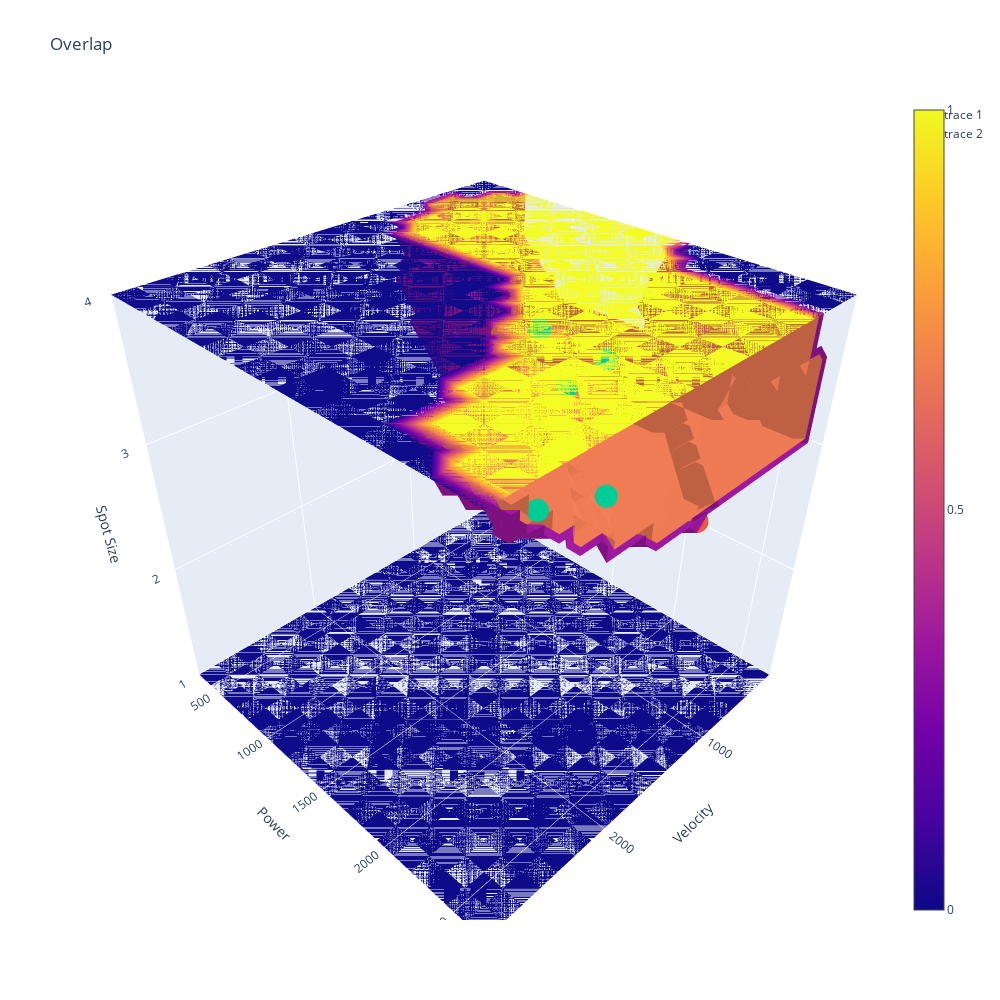

Notebook code for this chart:
### Code cell
import plotly.graph_objects as go
import plotly.express as px
'''
  *Proof that the above method works
   Overlap is a surface with thickness
'''
N=20
x=np.linspace(bounds[0][0], bounds[1][0], N)
y=np.linspace(bounds[0][1], bounds[1][1], N)
z=np.linspace(bounds[0][2], bounds[1][2], N)

Xplt, Yplt, Zplt = np.meshgrid(x,y,z)
Xplt = torch.from_numpy(Xplt)
Yplt = torch.from_numpy(Yplt)
Zplt = torch.from_numpy(Zplt)

pred, overlap = algo.get_posterior_grid(N)
minus_15, plus_15 = algo.get_test_points(num_points=10, uncertainty=0.2)
fig = go.Figure(go.Isosurface(
                x=Xplt.flatten(),
                y=Yplt.flatten(),
                z=Zplt.flatten(),
                value=overlap,
                isomin=0,
                isomax=1,
                surface_count=4,  # number of isosurfaces, 2 by default: only min and max
                colorbar_nticks=4,  # colorbar ticks correspond to isosurface values
                caps=dict(x_show=False, y_show=False)))

fig.add_trace(
    go.Scatter3d(
        x=minus_15[:,0],
        y=minus_15[:,1],
        z=minus_15[:,2],
        # text=[f"{yname[i]} : {value}" for value in dff[yname[i]]],
        mode="markers",
    )
)
fig.add_trace(
    go.Scatter3d(
        x=plus_15[:,0],
        y=plus_15[:,1],
        z=plus_15[:,2],
        # text=[f"{yname[i]} : {value}" for value in dff[yname[i]]],
        mode="markers",
    )
)
            
fig.update_layout(
    autosize=False,
    width=1000,
    height=1000,
    title = go.layout.Title(text='Overlap'),
    scene=dict(xaxis_title='Velocity', 
                yaxis_title='Power',
                zaxis_title='Spot Size',
    xaxis = dict(nticks=5, range=[200,3000],),
    yaxis = dict(nticks=5, range=[300,2700],),
    zaxis = dict(nticks=5, range=[1,4],),)
)
fig.show()

### Figure 1 — Plotly figure (JSON) as saved in the notebook; plotly's stock layout.template omitted (floating-point values rounded to 4 significant figures; data arrays with more than 128 entries replaced by an {"elided": "..."} marker saying what was removed)
{"data": [{"caps": {"x": {"show": false}, "y": {"show": false}}, "colorbar": {"nticks": 4}, "isomax": 1, "isomin": 0, "surface": {"count": 4}, "type": "isosurface", "value": {"elided": "8000 int values"}, "x": {"elided": "8000 float values"}, "y": {"elided": "8000 float values"}, "z": {"elided": "8000 float values"}}, {"mode": "markers", "type": "scatter3d", "x": [1968.0, 1232.0, 1821.0, 936.8, 347.4], "y": [1942.0, 2574.0, 1437.0, 1942.0, 2574.0], "z": [3.526, 2.895, 2.895, 2.737, 3.368]}, {"mode": "markers", "type": "scatter3d", "x": [1232.0, 2705.0, 2263.0, 789.5, 789.5], "y": [1563.0, 2700, 2700, 1437.0, 1689.0], "z": [3.684, 3.842, 3.684, 3.053, 3.368]}], "layout": {"autosize": false, "height": 1000, "scene": {"xaxis": {"nticks": 5, "range": [200, 3000], "title": {"text": "Velocity"}}, "yaxis": {"nticks": 5, "range": [300, 2700], "title": {"text": "Power"}}, "zaxis": {"nticks": 5, "range": [1, 4], "title": {"text": "Spot Size"}}}, "title": {"text": "Overlap"}, "width": 1000}}
